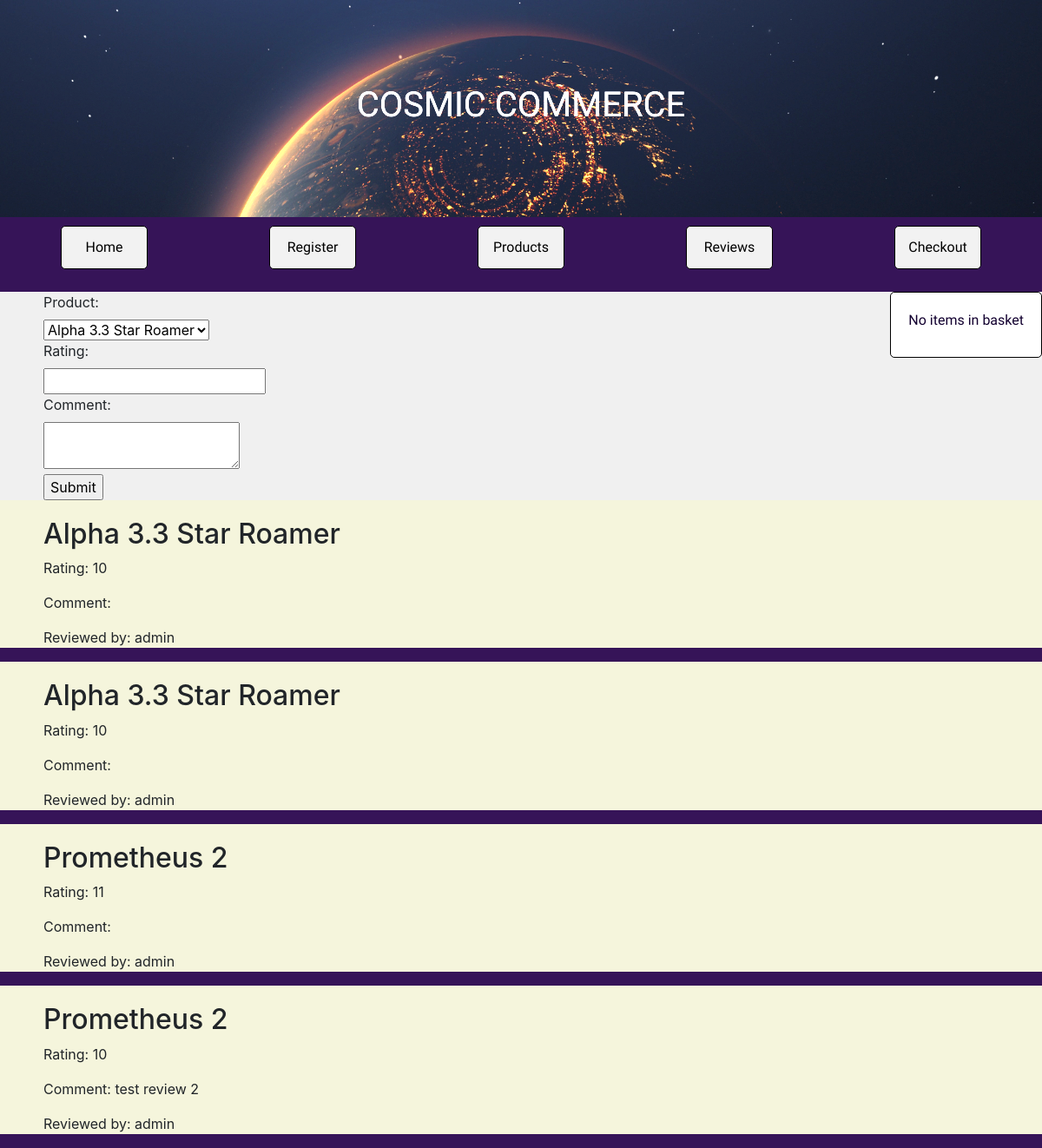
The app's page /reviews/ with its own data.
### catalog/models.py (models this page shows, shortened)
class Review(models.Model):
    product = models.ForeignKey(Product, on_delete=models.CASCADE)
    user = models.ForeignKey(User, on_delete=models.CASCADE)
    content = models.TextField()
    rating = models.IntegerField()
    comment = models.TextField(default='')
    def __str__(self):
        return f'Review for {self.product.title} by {self.user.username}'

class Product(models.Model):
    image = models.ImageField(upload_to='products/')
    title = models.CharField(max_length=200, default='Default Title')
    description = models.TextField()
    price = models.DecimalField(max_digits=6, decimal_places=2)
    category = models.ForeignKey(Category, null=True, blank=True, on_delete=models.CASCADE)
    featured = models.BooleanField(default=False)

### catalog/views.py (the view)
# urls.py: path('reviews/', views.reviews, name='reviews'),
def reviews(request):
    reviews = Review.objects.all()
    products = Product.objects.all()
    print(reviews) # Print all reviews to the terminal test REMOVE THIS LINE
    return render(request, 'catalog/reviews.html', {'reviews': reviews, 'products': products})

### catalog/context_processors.py (called while the page is built)
def basket(request):
    if request.user.is_authenticated:
        basket, created = Basket.objects.get_or_create(user=request.user)
        return {'basket': basket}
    else:
        return {}

### catalog/templates/catalog/reviews.html (shortened to what this page needs)
{% extends 'catalog/base.html' %}
{% block content %}
<div class="review-form">
    <form method="POST" action="{% url 'create_review' %}">
        <label for="product_id">Product:</label><br>
        <select id="product_id" name="product_id">
            {% for product in products %}
                <option value="{{ product.id }}">{{ product.title }}</option>
            {% endfor %}
        </select><br>
        <label for="rating">Rating:</label><br>
        <input type="text" id="rating" name="rating"><br>
        <label for="comment">Comment:</label><br>
        <textarea id="comment" name="comment"></textarea><br>
        <input type="submit" value="Submit">
    </form>
</div>
{% for review in reviews %}
    <div class="product-reviews">
        <h2>{{ review.product.title }}</h2>
        <p>Rating: {{ review.rating }}</p>
        <p>Comment: {{ review.comment }}</p>
        <p>Reviewed by: {{ review.user.username }}</p>
    </div>
{% empty %}
    <p>No reviews yet.</p>
{% endfor %}
{% endblock %}

### catalog/static/catalog/css/style.css (style rules this page uses)
body { background-color: rgb(54, 20, 88); }
.review-form { padding-left: 50px; background-color: #f0f0f0; }
.product-reviews { padding-left: 50px; padding-top: 20px; background-color: beige; }

### records on screen
Review: product "Alpha 3.3 Star Roamer", rating "10", user.username "admin"
Review: product "Alpha 3.3 Star Roamer", rating "10", user.username "admin"
Review: product "Prometheus 2", rating "11", user.username "admin"
Review: product "Prometheus 2", rating "10", comment "test review 2", user.username "admin"

### other values on screen
form field product_id "Alpha 3.3 Star Roamer"
